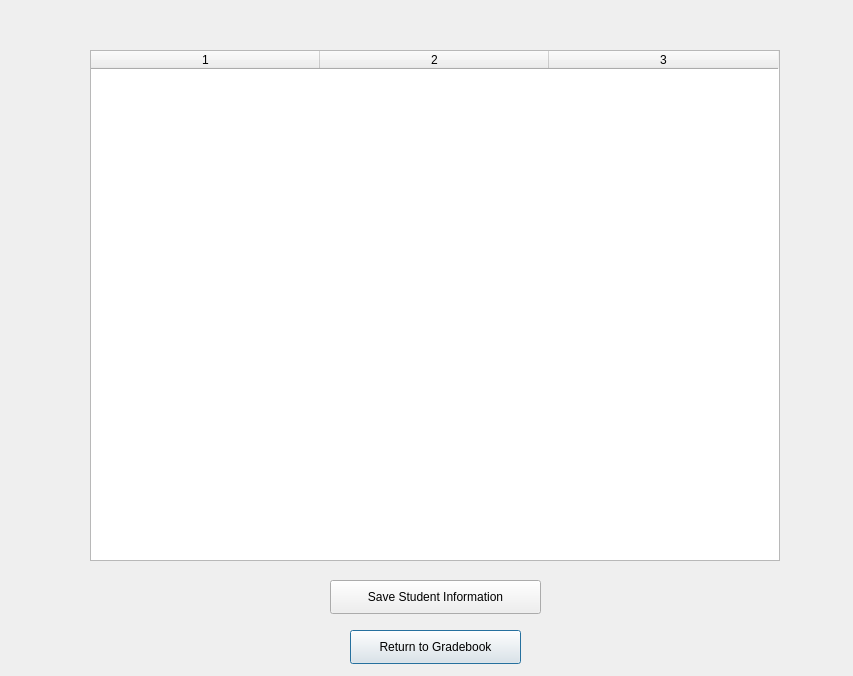
<?xml version="1.0" encoding="UTF-8"?>
<ui version="4.0">
 <class>Dialog</class>
 <widget class="QDialog" name="Dialog">
  <property name="geometry">
   <rect>
    <x>0</x>
    <y>0</y>
    <width>853</width>
    <height>676</height>
   </rect>
  </property>
  <property name="windowTitle">
   <string>Dialog</string>
  </property>
  <widget class="QTableWidget" name="studentDisplay">
   <property name="geometry">
    <rect>
     <x>90</x>
     <y>50</y>
     <width>690</width>
     <height>511</height>
    </rect>
   </property>
   <property name="columnCount">
    <number>3</number>
   </property>
   <attribute name="horizontalHeaderDefaultSectionSize">
    <number>229</number>
   </attribute>
   <attribute name="verticalHeaderVisible">
    <bool>false</bool>
   </attribute>
   <column/>
   <column/>
   <column/>
  </widget>
  <widget class="QPushButton" name="returnButton">
   <property name="geometry">
    <rect>
     <x>350</x>
     <y>630</y>
     <width>171</width>
     <height>34</height>
    </rect>
   </property>
   <property name="text">
    <string>Return to Gradebook</string>
   </property>
  </widget>
  <widget class="QPushButton" name="saveStudentInfoButton">
   <property name="geometry">
    <rect>
     <x>330</x>
     <y>580</y>
     <width>211</width>
     <height>34</height>
    </rect>
   </property>
   <property name="text">
    <string>Save Student Information</string>
   </property>
  </widget>
 </widget>
 <resources/>
 <connections/>
</ui>
